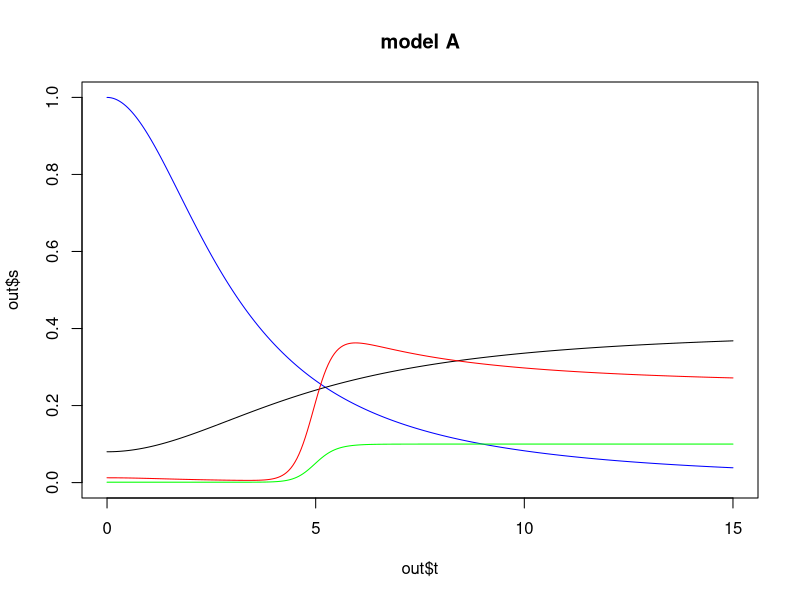

Write the R code that produced this figure.
### study change of mitotic asymmetry ###
rm(list=ls());
library(nlme)

######## functions
logistical.viability <- function( T, w, t ) { ret <- 1 /( 1 + ( t / T )^ w );  }

logistical.mortality <- function( T, w, t ) {  ( w * t^(w-1) ) / (( 1 + (t/T)^w ) * T^w ); }

logistical.black     <- function(b.max, b.min, T, w, t ) 
{ ret <- b.max - (b.max - b.min) /( 1 + ( t / T )^ w );  }

derivative.black <- function(b.max, b.min, T, w, t) 
{(b.max - b.min) * w * (t^(w -1)) / ((1 + (t / T )^w)^2 * T^w );}

genome.integrity <- function(b.max, b.min, T, w, t) 
{  2 * (b.max - b.min) / (1 + (t/T)^w) + (1 - 2 * b.max); }
####### end of functions

#####key parameters; may change during simulations
 Nb0 = 1E5;
 Nw0 = Nb0 * 100; 
 Tc = 3;
 wc = 2;
 wg = wc;

 step = 0.05; 
 ##key parameters that may change during simulations


#######Start, Model A, bfull and b05 share same Tg, 
 kfull = 5; kd = 100; 
 b.max = 0.4;
 b.min = b.max / kfull;
 d.max = 0.1;
 d.min = d.max / kd;
 Tg = 5;

 t = seq( 0, 15, by= step);
 header = c("t", "s", "bfull", "b05",  "L"  );   

 out = data.frame( matrix( nrow= length(t) , ncol= length(header) ) );
 names( out ) = header;

 out$t = t;     # "t"
 out$s = logistical.viability( Tc, wc, out$t );

 plot( out$s ~ out$t, type='l', col="blue", main="model A", ylim=c(0,1) );
 
 out$bfull = logistical.black(b.max, b.min, Tg, wg, out$t ) 
 lines( out$bfull ~ out$t );

 out$b05   = logistical.black(d.max, d.min, Tg, 10*wg, out$t ) 
 lines( out$b05 ~ out$t, col="green");

 out$L = out$b05 / out$bfull;
 lines( out$L ~ out$t, col="red");


#######End, Model A;


q("yes");

 

